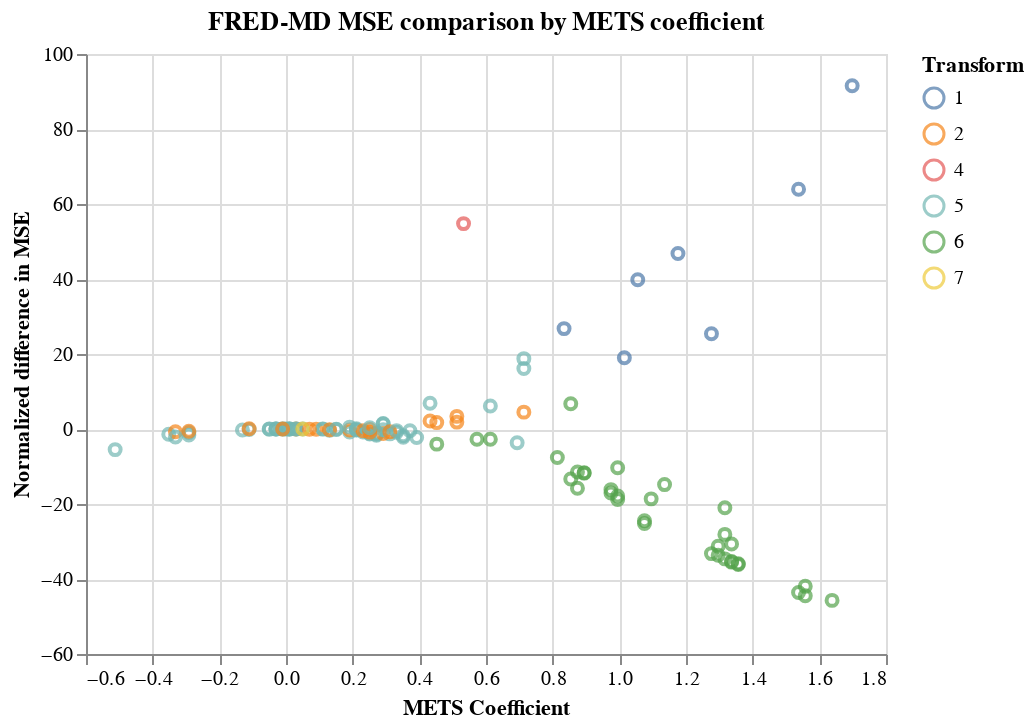

The code cell stored with this chart in its notebook:
### Code cell
(altair.Chart(total_df.query('MSE_Ratio < 100'), title = 'FRED-MD MSE comparison by METS coefficient')
 .mark_point()
 .encode(x=altair.X('mets_coef', title = 'METS Coefficient'),
         y=altair.Y('MSE_Ratio',title = 'Normalized difference in MSE'),
         color=altair.Color('transform', title = 'Transform' )) )

### Figure 1 — Vega-Lite specification as saved in the notebook (floating-point values rounded to 4 significant figures)
{"config": {"view": {"continuousWidth": 400, "continuousHeight": 300}}, "data": {"name": "data-abef5b597a2590228828d4dcfa0435f7"}, "mark": "point", "encoding": {"color": {"type": "nominal", "field": "transform", "title": "Transform"}, "x": {"type": "quantitative", "field": "mets_coef", "title": "METS Coefficient"}, "y": {"type": "quantitative", "field": "MSE_Ratio", "title": "Normalized difference in MSE"}}, "title": "FRED-MD MSE comparison by METS coefficient", "$schema": "https://vega.github.io/schema/vega-lite/v4.8.1.json", "datasets": {"data-abef5b597a2590228828d4dcfa0435f7": [{"mets_mse": 0.0001017, "ar_mse": 0.0001031, "transform": "5", "ar_coef": -0.2897, "mets_coef": -0.3518, "MSE_Ratio": -1.397, "mets_beats_ar": 1}, {"mets_mse": 6.602e-05, "ar_mse": 6.603e-05, "transform": "5", "ar_coef": 0.05429, "mets_coef": 0.05025, "MSE_Ratio": -0.02035, "mets_beats_ar": 1}, {"mets_mse": 0.0001408, "ar_mse": 0.0001412, "transform": "5", "ar_coef": 0.08757, "mets_coef": 0.1307, "MSE_Ratio": -0.3416, "mets_beats_ar": 1}, {"mets_mse": 0.0001619, "ar_mse": 0.000162, "transform": "5", "ar_coef": -0.03873, "mets_coef": -0.05025, "MSE_Ratio": -0.03662, "mets_beats_ar": 1}, {"mets_mse": 0.0003716, "ar_mse": 0.0003716, "transform": "5", "ar_coef": -0.01115, "mets_coef": -0.01005, "MSE_Ratio": -0.002683, "mets_beats_ar": 1}, {"mets_mse": 0.0001336, "ar_mse": 0.0001366, "transform": "5", "ar_coef": 0.2753, "mets_coef": 0.3518, "MSE_Ratio": -2.216, "mets_beats_ar": 1}, {"mets_mse": 0.0001737, "ar_mse": 0.0001761, "transform": "5", "ar_coef": 0.2118, "mets_coef": 0.2714, "MSE_Ratio": -1.378, "mets_beats_ar": 1}, {"mets_mse": 0.0002115, "ar_mse": 0.000214, "transform": "5", "ar_coef": 0.1828, "mets_coef": 0.2513, "MSE_Ratio": -1.162, "mets_beats_ar": 1}, {"mets_mse": 0.0001783, "ar_mse": 0.0001798, "transform": "5", "ar_coef": 0.1423, "mets_coef": 0.191, "MSE_Ratio": -0.8044, "mets_beats_ar": 1}, {"mets_mse": 0.002207, "ar_mse": 0.002244, "transform": "5", "ar_coef": 0.1731, "mets_coef": 0.2714, "MSE_Ratio": -1.644, "mets_beats_ar": 1}, {"mets_mse": 6.986e-05, "ar_mse": 7.004e-05, "transform": "5", "ar_coef": -0.1119, "mets_coef": -0.1307, "MSE_Ratio": -0.2489, "mets_beats_ar": 1}, {"mets_mse": 0.0005307, "ar_mse": 0.000535, "transform": "5", "ar_coef": 0.1958, "mets_coef": 0.2312, "MSE_Ratio": -0.8059, "mets_beats_ar": 1}, {"mets_mse": 0.0001352, "ar_mse": 0.000137, "transform": "5", "ar_coef": 0.2588, "mets_coef": 0.3116, "MSE_Ratio": -1.291, "mets_beats_ar": 1}, {"mets_mse": 0.0003179, "ar_mse": 0.0003208, "transform": "5", "ar_coef": 0.2944, "mets_coef": 0.3317, "MSE_Ratio": -0.8872, "mets_beats_ar": 1}, {"mets_mse": 0.000179, "ar_mse": 0.000179, "transform": "5", "ar_coef": -0.02623, "mets_coef": -0.03015, "MSE_Ratio": -0.002403, "mets_beats_ar": 1}, {"mets_mse": 0.0002028, "ar_mse": 0.0002052, "transform": "5", "ar_coef": 0.2199, "mets_coef": 0.2714, "MSE_Ratio": -1.136, "mets_beats_ar": 1}, {"mets_mse": 0.001982, "ar_mse": 0.002015, "transform": "5", "ar_coef": -0.1999, "mets_coef": -0.2915, "MSE_Ratio": -1.611, "mets_beats_ar": 1}, {"mets_mse": 0.000558, "ar_mse": 0.0005587, "transform": "5", "ar_coef": -0.09051, "mets_coef": -0.1106, "MSE_Ratio": -0.1202, "mets_beats_ar": 1}, {"mets_mse": 0.9119, "ar_mse": 0.9231, "transform": "2", "ar_coef": 0.2401, "mets_coef": 0.2915, "MSE_Ratio": -1.215, "mets_beats_ar": 1}, {"mets_mse": 62800.0, "ar_mse": 63260.0, "transform": "2", "ar_coef": -0.2941, "mets_coef": -0.3317, "MSE_Ratio": -0.7367, "mets_beats_ar": 1}, {"mets_mse": 0.003308, "ar_mse": 0.003318, "transform": "2", "ar_coef": 0.1627, "mets_coef": 0.191, "MSE_Ratio": -0.2738, "mets_beats_ar": 1}, {"mets_mse": 1.222e-05, "ar_mse": 1.222e-05, "transform": "5", "ar_coef": -0.02592, "mets_coef": -0.03015, "MSE_Ratio": -0.01684, "mets_beats_ar": 1}, {"mets_mse": 0.0001157, "ar_mse": 0.0001157, "transform": "5", "ar_coef": 0.01132, "mets_coef": 0.01005, "MSE_Ratio": -0.0006465, "mets_beats_ar": 1}, {"mets_mse": 0.5009, "ar_mse": 0.5009, "transform": "2", "ar_coef": 0.02093, "mets_coef": 0.03015, "MSE_Ratio": -0.004108, "mets_beats_ar": 1}, {"mets_mse": 1.454, "ar_mse": 1.455, "transform": "2", "ar_coef": 0.0831, "mets_coef": 0.09045, "MSE_Ratio": -0.0851, "mets_beats_ar": 1}, {"mets_mse": 0.01934, "ar_mse": 0.01976, "transform": "5", "ar_coef": -0.2386, "mets_coef": -0.3317, "MSE_Ratio": -2.148, "mets_beats_ar": 1}, {"mets_mse": 0.01463, "ar_mse": 0.01497, "transform": "5", "ar_coef": 0.3065, "mets_coef": 0.392, "MSE_Ratio": -2.287, "mets_beats_ar": 1}, {"mets_mse": 0.005312, "ar_mse": 0.005241, "transform": "5", "ar_coef": 0.3218, "mets_coef": 0.2915, "MSE_Ratio": 1.355, "mets_beats_ar": 0}, {"mets_mse": 0.01158, "ar_mse": 0.01157, "transform": "5", "ar_coef": 0.213, "mets_coef": 0.2111, "MSE_Ratio": 0.04505, "mets_beats_ar": 0}, {"mets_mse": 0.004178, "ar_mse": 0.004177, "transform": "5", "ar_coef": -0.0264, "mets_coef": -0.03015, "MSE_Ratio": 0.01832, "mets_beats_ar": 0}, {"mets_mse": 0.03125, "ar_mse": 0.03167, "transform": "5", "ar_coef": 0.1852, "mets_coef": 0.2513, "MSE_Ratio": -1.312, "mets_beats_ar": 1}, {"mets_mse": 9.958e-05, "ar_mse": 9.958e-05, "transform": "5", "ar_coef": 0.004595, "mets_coef": 0.01005, "MSE_Ratio": 0.001365, "mets_beats_ar": 0}, {"mets_mse": 8.163e-05, "ar_mse": 8.164e-05, "transform": "5", "ar_coef": 0.03134, "mets_coef": 0.03015, "MSE_Ratio": -0.001423, "mets_beats_ar": 1}, {"mets_mse": 6.329e-05, "ar_mse": 5.451e-05, "transform": "5", "ar_coef": 0.7229, "mets_coef": 0.7136, "MSE_Ratio": 16.11, "mets_beats_ar": 0}, {"mets_mse": 0.0001391, "ar_mse": 0.0001391, "transform": "5", "ar_coef": -0.04489, "mets_coef": -0.05025, "MSE_Ratio": 0.01009, "mets_beats_ar": 0}, {"mets_mse": 6.485e-05, "ar_mse": 6.488e-05, "transform": "5", "ar_coef": 0.09717, "mets_coef": 0.1106, "MSE_Ratio": -0.03787, "mets_beats_ar": 1}, {"mets_mse": 8.282e-05, "ar_mse": 8.291e-05, "transform": "5", "ar_coef": 0.1436, "mets_coef": 0.1508, "MSE_Ratio": -0.1042, "mets_beats_ar": 1}, {"mets_mse": 4.279e-05, "ar_mse": 4.279e-05, "transform": "5", "ar_coef": -0.002572, "mets_coef": -0.0, "MSE_Ratio": 0.0006457, "mets_beats_ar": 0}, {"mets_mse": 0.0001048, "ar_mse": 0.0001048, "transform": "5", "ar_coef": 0.01536, "mets_coef": 0.01005, "MSE_Ratio": 0.001294, "mets_beats_ar": 0}, {"mets_mse": 7.51e-05, "ar_mse": 7.51e-05, "transform": "5", "ar_coef": 0.01651, "mets_coef": 0.03015, "MSE_Ratio": 0.001715, "mets_beats_ar": 0}, {"mets_mse": 2.295e-05, "ar_mse": 2.294e-05, "transform": "5", "ar_coef": 0.1179, "mets_coef": 0.1106, "MSE_Ratio": 0.03727, "mets_beats_ar": 0}, {"mets_mse": 0.0001284, "ar_mse": 0.0001284, "transform": "5", "ar_coef": -0.007797, "mets_coef": -0.01005, "MSE_Ratio": -0.001896, "mets_beats_ar": 1}, {"mets_mse": 6.266e-06, "ar_mse": 6.175e-06, "transform": "5", "ar_coef": 0.3216, "mets_coef": 0.2915, "MSE_Ratio": 1.475, "mets_beats_ar": 0}, {"mets_mse": 1.648e-05, "ar_mse": 1.651e-05, "transform": "5", "ar_coef": 0.28, "mets_coef": 0.2915, "MSE_Ratio": -0.2205, "mets_beats_ar": 1}, {"mets_mse": 0.01668, "ar_mse": 0.01666, "transform": "2", "ar_coef": -0.1189, "mets_coef": -0.1106, "MSE_Ratio": 0.08793, "mets_beats_ar": 0}, {"mets_mse": 0.08892, "ar_mse": 0.05745, "transform": "4", "ar_coef": 0.7708, "mets_coef": 0.5327, "MSE_Ratio": 54.77, "mets_beats_ar": 0}, {"mets_mse": 0.0006205, "ar_mse": 0.000632, "transform": "5", "ar_coef": 0.2887, "mets_coef": 0.3518, "MSE_Ratio": -1.822, "mets_beats_ar": 1}, {"mets_mse": 0.002191, "ar_mse": 0.002212, "transform": "5", "ar_coef": -0.2441, "mets_coef": -0.2915, "MSE_Ratio": -0.935, "mets_beats_ar": 1}, {"mets_mse": 0.007227, "ar_mse": 0.007647, "transform": "5", "ar_coef": -0.3601, "mets_coef": -0.5126, "MSE_Ratio": -5.498, "mets_beats_ar": 1}, {"mets_mse": 8.723e-05, "ar_mse": 8.165e-05, "transform": "5", "ar_coef": 0.5054, "mets_coef": 0.4322, "MSE_Ratio": 6.845, "mets_beats_ar": 0}, {"mets_mse": 1.849e-05, "ar_mse": 1.557e-05, "transform": "5", "ar_coef": 0.7317, "mets_coef": 0.7136, "MSE_Ratio": 18.76, "mets_beats_ar": 0}, {"mets_mse": 0.0006236, "ar_mse": 0.000624, "transform": "2", "ar_coef": 0.0616, "mets_coef": 0.07035, "MSE_Ratio": -0.06652, "mets_beats_ar": 1}, {"mets_mse": 0.0002019, "ar_mse": 0.0002252, "transform": "6", "ar_coef": 0.6954, "mets_coef": 0.995, "MSE_Ratio": -10.35, "mets_beats_ar": 1}, {"mets_mse": 3.449e-05, "ar_mse": 4.974e-05, "transform": "6", "ar_coef": 0.7618, "mets_coef": 1.337, "MSE_Ratio": -30.66, "mets_beats_ar": 1}, {"mets_mse": 3.498e-05, "ar_mse": 3.63e-05, "transform": "5", "ar_coef": 0.5857, "mets_coef": 0.6935, "MSE_Ratio": -3.648, "mets_beats_ar": 1}, {"mets_mse": 0.0009738, "ar_mse": 0.001754, "transform": "6", "ar_coef": 0.7142, "mets_coef": 1.558, "MSE_Ratio": -44.47, "mets_beats_ar": 1}, {"mets_mse": 0.009872, "ar_mse": 0.0175, "transform": "6", "ar_coef": 0.7539, "mets_coef": 1.538, "MSE_Ratio": -43.58, "mets_beats_ar": 1}, {"mets_mse": 1.721, "ar_mse": 1.721, "transform": "7", "ar_coef": 0.05043, "mets_coef": 0.05025, "MSE_Ratio": 0.001454, "mets_beats_ar": 0}, {"mets_mse": 0.0001487, "ar_mse": 0.0002738, "transform": "6", "ar_coef": 0.7668, "mets_coef": 1.638, "MSE_Ratio": -45.7, "mets_beats_ar": 1}, {"mets_mse": 4.569e-05, "ar_mse": 5.784e-05, "transform": "6", "ar_coef": 0.7936, "mets_coef": 1.317, "MSE_Ratio": -21.01, "mets_beats_ar": 1}, {"mets_mse": 4.684e-05, "ar_mse": 5.308e-05, "transform": "6", "ar_coef": 0.6139, "mets_coef": 0.8945, "MSE_Ratio": -11.77, "mets_beats_ar": 1}, {"mets_mse": 2.762e-06, "ar_mse": 2.779e-06, "transform": "2", "ar_coef": -0.2628, "mets_coef": -0.2915, "MSE_Ratio": -0.6164, "mets_beats_ar": 1}, {"mets_mse": 0.001496, "ar_mse": 0.001499, "transform": "5", "ar_coef": 0.195, "mets_coef": 0.2111, "MSE_Ratio": -0.1953, "mets_beats_ar": 1}, {"mets_mse": 0.001431, "ar_mse": 0.001434, "transform": "5", "ar_coef": 0.1992, "mets_coef": 0.2111, "MSE_Ratio": -0.2484, "mets_beats_ar": 1}, {"mets_mse": 0.006967, "ar_mse": 0.007018, "transform": "2", "ar_coef": 0.2734, "mets_coef": 0.3116, "MSE_Ratio": -0.7292, "mets_beats_ar": 1}, {"mets_mse": 0.002355, "ar_mse": 0.002219, "transform": "5", "ar_coef": 0.6068, "mets_coef": 0.6131, "MSE_Ratio": 6.113, "mets_beats_ar": 0}, {"mets_mse": 0.01856, "ar_mse": 0.01776, "transform": "2", "ar_coef": 0.6616, "mets_coef": 0.7136, "MSE_Ratio": 4.494, "mets_beats_ar": 0}, {"mets_mse": 0.03019, "ar_mse": 0.02956, "transform": "2", "ar_coef": 0.4444, "mets_coef": 0.4322, "MSE_Ratio": 2.148, "mets_beats_ar": 0}, {"mets_mse": 0.02807, "ar_mse": 0.0276, "transform": "2", "ar_coef": 0.4592, "mets_coef": 0.4523, "MSE_Ratio": 1.707, "mets_beats_ar": 0}, {"mets_mse": 0.02327, "ar_mse": 0.02251, "transform": "2", "ar_coef": 0.5276, "mets_coef": 0.5126, "MSE_Ratio": 3.368, "mets_beats_ar": 0}, {"mets_mse": 0.02515, "ar_mse": 0.0247, "transform": "2", "ar_coef": 0.4957, "mets_coef": 0.5126, "MSE_Ratio": 1.834, "mets_beats_ar": 0}, {"mets_mse": 0.04473, "ar_mse": 0.04479, "transform": "2", "ar_coef": 0.2455, "mets_coef": 0.2513, "MSE_Ratio": -0.1254, "mets_beats_ar": 1}, {"mets_mse": 0.04257, "ar_mse": 0.04277, "transform": "2", "ar_coef": 0.2027, "mets_coef": 0.2312, "MSE_Ratio": -0.4475, "mets_beats_ar": 1}, {"mets_mse": 0.03066, "ar_mse": 0.03072, "transform": "2", "ar_coef": 0.1214, "mets_coef": 0.1307, "MSE_Ratio": -0.2221, "mets_beats_ar": 1}, {"mets_mse": 0.04126, "ar_mse": 0.04161, "transform": "2", "ar_coef": 0.2189, "mets_coef": 0.2513, "MSE_Ratio": -0.828, "mets_beats_ar": 1}, {"mets_mse": 0.02729, "ar_mse": 0.02153, "transform": "1", "ar_coef": 0.8017, "mets_coef": 0.8342, "MSE_Ratio": 26.77, "mets_beats_ar": 0}, {"mets_mse": 0.01987, "ar_mse": 0.01421, "transform": "1", "ar_coef": 0.8801, "mets_coef": 1.055, "MSE_Ratio": 39.81, "mets_beats_ar": 0}, {"mets_mse": 0.01888, "ar_mse": 0.01286, "transform": "1", "ar_coef": 0.9133, "mets_coef": 1.176, "MSE_Ratio": 46.79, "mets_beats_ar": 0}, {"mets_mse": 0.02532, "ar_mse": 0.02019, "transform": "1", "ar_coef": 0.9209, "mets_coef": 1.276, "MSE_Ratio": 25.4, "mets_beats_ar": 0}, {"mets_mse": 0.0963, "ar_mse": 0.05875, "transform": "1", "ar_coef": 0.9622, "mets_coef": 1.538, "MSE_Ratio": 63.93, "mets_beats_ar": 0}, {"mets_mse": 0.1255, "ar_mse": 0.06551, "transform": "1", "ar_coef": 0.9765, "mets_coef": 1.698, "MSE_Ratio": 91.53, "mets_beats_ar": 0}, {"mets_mse": 0.0002386, "ar_mse": 0.0002397, "transform": "5", "ar_coef": 0.3472, "mets_coef": 0.3719, "MSE_Ratio": -0.4637, "mets_beats_ar": 1}, {"mets_mse": 0.0005287, "ar_mse": 0.0005291, "transform": "5", "ar_coef": 0.1357, "mets_coef": 0.1508, "MSE_Ratio": -0.07102, "mets_beats_ar": 1}, {"mets_mse": 0.0004766, "ar_mse": 0.0004742, "transform": "5", "ar_coef": 0.2185, "mets_coef": 0.191, "MSE_Ratio": 0.4944, "mets_beats_ar": 0}, {"mets_mse": 0.0004308, "ar_mse": 0.0004294, "transform": "5", "ar_coef": 0.2673, "mets_coef": 0.2513, "MSE_Ratio": 0.3383, "mets_beats_ar": 0}, {"mets_mse": 0.0003337, "ar_mse": 0.0003352, "transform": "5", "ar_coef": 0.3129, "mets_coef": 0.3317, "MSE_Ratio": -0.4384, "mets_beats_ar": 1}, {"mets_mse": 6.537e-05, "ar_mse": 7.96e-05, "transform": "6", "ar_coef": 0.6086, "mets_coef": 0.995, "MSE_Ratio": -17.87, "mets_beats_ar": 1}, {"mets_mse": 0.0001138, "ar_mse": 0.0001401, "transform": "6", "ar_coef": 0.6091, "mets_coef": 0.995, "MSE_Ratio": -18.78, "mets_beats_ar": 1}, {"mets_mse": 9.341e-05, "ar_mse": 0.0001299, "transform": "6", "ar_coef": 0.7545, "mets_coef": 1.317, "MSE_Ratio": -28.1, "mets_beats_ar": 1}, {"mets_mse": 0.00265, "ar_mse": 0.003, "transform": "6", "ar_coef": 0.6043, "mets_coef": 0.8945, "MSE_Ratio": -11.66, "mets_beats_ar": 1}, {"mets_mse": 0.01439, "ar_mse": 0.01905, "transform": "6", "ar_coef": 0.5821, "mets_coef": 1.075, "MSE_Ratio": -24.44, "mets_beats_ar": 1}, {"mets_mse": 0.001564, "ar_mse": 0.001922, "transform": "6", "ar_coef": 0.691, "mets_coef": 1.095, "MSE_Ratio": -18.63, "mets_beats_ar": 1}, {"mets_mse": 9.43e-06, "ar_mse": 1.477e-05, "transform": "6", "ar_coef": 0.6455, "mets_coef": 1.357, "MSE_Ratio": -36.14, "mets_beats_ar": 1}, {"mets_mse": 4.779e-05, "ar_mse": 6.388e-05, "transform": "6", "ar_coef": 0.5302, "mets_coef": 1.075, "MSE_Ratio": -25.2, "mets_beats_ar": 1}, {"mets_mse": 0.0002915, "ar_mse": 0.0004459, "transform": "6", "ar_coef": 0.6244, "mets_coef": 1.317, "MSE_Ratio": -34.64, "mets_beats_ar": 1}, {"mets_mse": 3.596e-06, "ar_mse": 4.289e-06, "transform": "6", "ar_coef": 0.6178, "mets_coef": 0.9749, "MSE_Ratio": -16.17, "mets_beats_ar": 1}, {"mets_mse": 5.266e-05, "ar_mse": 7.941e-05, "transform": "6", "ar_coef": 0.6259, "mets_coef": 1.296, "MSE_Ratio": -33.69, "mets_beats_ar": 1}, {"mets_mse": 9.843e-06, "ar_mse": 9.223e-06, "transform": "6", "ar_coef": 0.7809, "mets_coef": 0.8543, "MSE_Ratio": 6.715, "mets_beats_ar": 0}, {"mets_mse": 1.694e-06, "ar_mse": 1.989e-06, "transform": "6", "ar_coef": 0.7327, "mets_coef": 1.136, "MSE_Ratio": -14.83, "mets_beats_ar": 1}, {"mets_mse": 1.298e-05, "ar_mse": 2.008e-05, "transform": "6", "ar_coef": 0.6431, "mets_coef": 1.337, "MSE_Ratio": -35.35, "mets_beats_ar": 1}, {"mets_mse": 2.071e-05, "ar_mse": 3.21e-05, "transform": "6", "ar_coef": 0.6485, "mets_coef": 1.337, "MSE_Ratio": -35.5, "mets_beats_ar": 1}, {"mets_mse": 1.088e-05, "ar_mse": 1.699e-05, "transform": "6", "ar_coef": 0.6452, "mets_coef": 1.357, "MSE_Ratio": -35.95, "mets_beats_ar": 1}, {"mets_mse": 4.66e-06, "ar_mse": 6.778e-06, "transform": "6", "ar_coef": 0.6676, "mets_coef": 1.296, "MSE_Ratio": -31.26, "mets_beats_ar": 1}, {"mets_mse": 8.537e-06, "ar_mse": 1.014e-05, "transform": "6", "ar_coef": 0.4787, "mets_coef": 0.8744, "MSE_Ratio": -15.82, "mets_beats_ar": 1}, {"mets_mse": 6.663e-05, "ar_mse": 9.978e-05, "transform": "6", "ar_coef": 0.6263, "mets_coef": 1.276, "MSE_Ratio": -33.23, "mets_beats_ar": 1}, {"mets_mse": 2.006e-06, "ar_mse": 2.171e-06, "transform": "6", "ar_coef": 0.5876, "mets_coef": 0.8141, "MSE_Ratio": -7.585, "mets_beats_ar": 1}, {"mets_mse": 3.697e-06, "ar_mse": 3.801e-06, "transform": "6", "ar_coef": 0.5068, "mets_coef": 0.6131, "MSE_Ratio": -2.74, "mets_beats_ar": 1}, {"mets_mse": 1.92e-05, "ar_mse": 2e-05, "transform": "6", "ar_coef": 0.3058, "mets_coef": 0.4523, "MSE_Ratio": -4.036, "mets_beats_ar": 1}, {"mets_mse": 4.938e-06, "ar_mse": 5.077e-06, "transform": "6", "ar_coef": 0.4452, "mets_coef": 0.5729, "MSE_Ratio": -2.739, "mets_beats_ar": 1}, {"mets_mse": 18.06, "ar_mse": 18.06, "transform": "2", "ar_coef": -0.006848, "mets_coef": -0.01005, "MSE_Ratio": -0.001006, "mets_beats_ar": 1}, {"mets_mse": 5.327e-05, "ar_mse": 9.178e-05, "transform": "6", "ar_coef": 0.7756, "mets_coef": 1.558, "MSE_Ratio": -41.96, "mets_beats_ar": 1}, {"mets_mse": 0.0006251, "ar_mse": 0.0007061, "transform": "6", "ar_coef": 0.6083, "mets_coef": 0.8744, "MSE_Ratio": -11.47, "mets_beats_ar": 1}, {"mets_mse": 0.0006777, "ar_mse": 0.0007819, "transform": "6", "ar_coef": 0.5357, "mets_coef": 0.8543, "MSE_Ratio": -13.33, "mets_beats_ar": 1}, {"mets_mse": 0.0001201, "ar_mse": 0.0001449, "transform": "6", "ar_coef": 0.5489, "mets_coef": 0.9749, "MSE_Ratio": -17.09, "mets_beats_ar": 1}, {"mets_mse": 32.37, "ar_mse": 27.21, "transform": "1", "ar_coef": 0.8395, "mets_coef": 1.015, "MSE_Ratio": 18.98, "mets_beats_ar": 0}]}}
